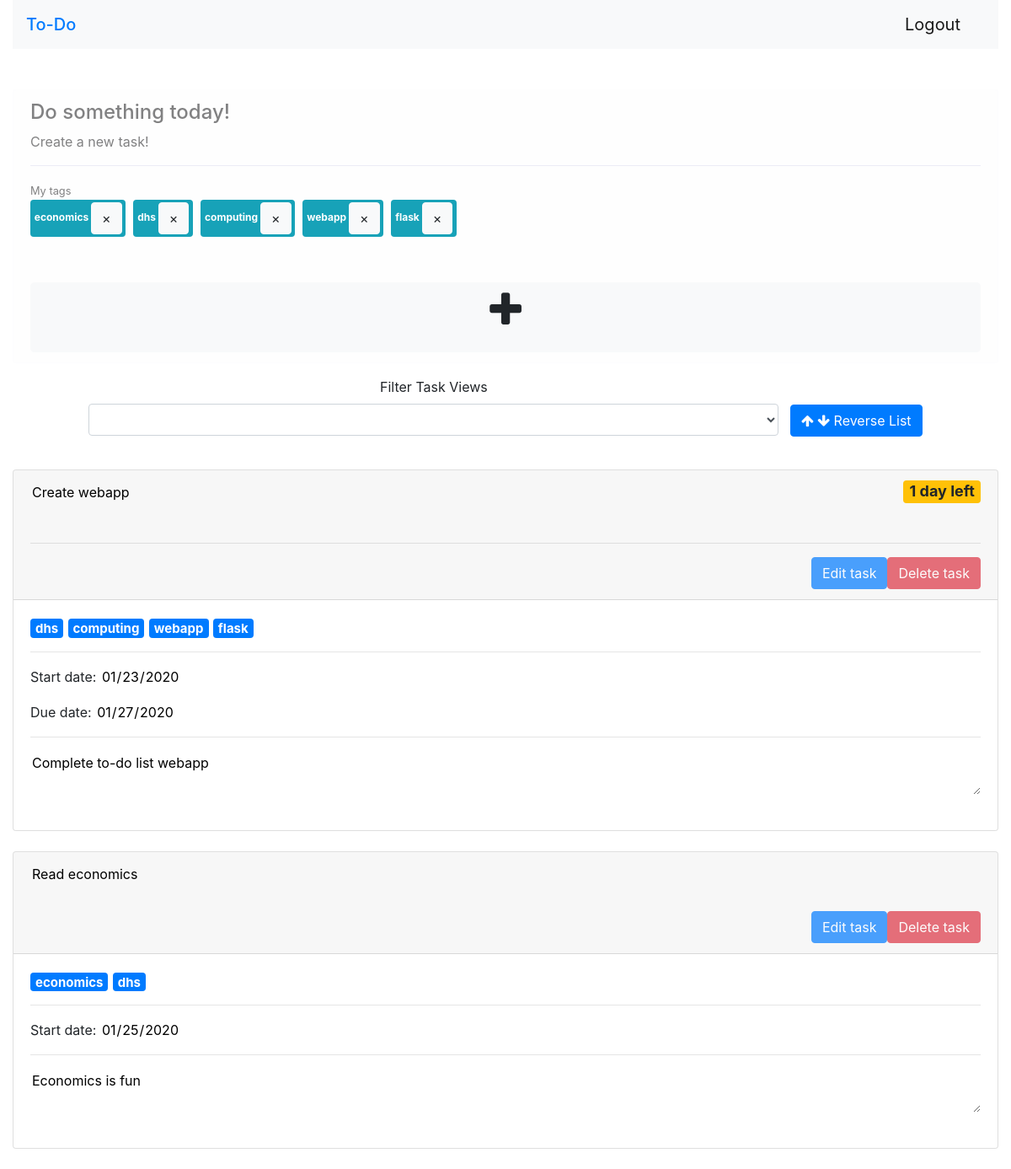
The app's page /todo (signed in), older data.
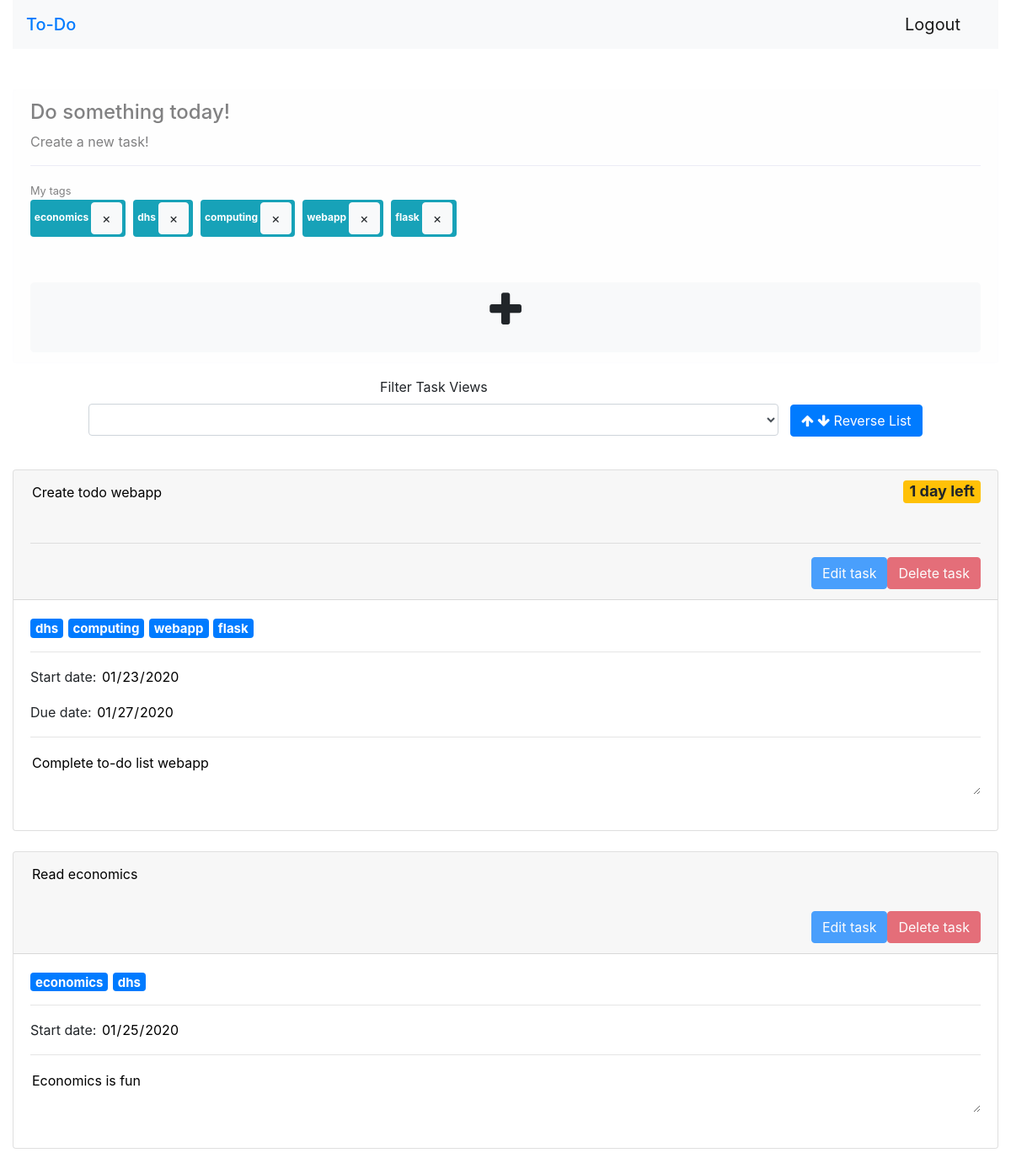
The same page, newer data.
### app.py (models this page shows)
class Tags (db.Model):
    id = db.Column(db.Integer, primary_key=True)
    tag = db.Column(db.String(100))
    user_id = db.Column(db.Integer, db.ForeignKey("user.id"))

class ToDo (db.Model):
    id = db.Column(db.Integer, primary_key=True)
    title = db.Column(db.String(255), index=True)
    tag = db.Column(db.String(100), index=True)
    body = db.Column(db.Text)
    start_date = db.Column(db.DateTime)
    due_date = db.Column(db.DateTime, index=True)
    completed = db.Column(db.Boolean, default=False, index=True)
    user_id = db.Column(db.Integer, db.ForeignKey("user.id"))

### app.py (the view, shortened to what this page needs)
@app.route("/todo", methods=["GET", "POST"])
def todo():
    if not current_user.is_authenticated:
        return redirect(url_for("index"))
    user_todos = []
    if (session and "filter_views" in session and
        session["filter_views"] != "filter_date_added"):
        filter_view = session["filter_views"]
        user_todos = current_user.todo_items.all()
        if filter_view == "filter_due_date":
            todos_dated = []
            todos_dated_dict = {}
            todos_dated_counter = 0
            todos_undated = []
            for todo in user_todos:
                if todo.due_date:
                    todos_dated.append((todo.due_date, todos_dated_counter))
                    todos_dated_dict[todos_dated_counter] = todo
                    todos_dated_counter += 1
                else:
                    todos_undated.append(todo)
            todos_dated.sort()
            user_todos = []
            for todo in todos_dated:
                user_todos.append(todos_dated_dict[todo[1]])
            for todo in todos_undated:
                user_todos.append(todo)
        else:
            todos_tag = []
            todos_tag_counter = 0
            todos_tag_dict = {}
            for todo in user_todos:
                todos_tag.append((todo.tag.count(","), todos_tag_counter))
                todos_tag_dict[todos_tag_counter] = todo
                todos_tag_counter += 1
            todos_tag.sort()
            user_todos = []
            for todo in todos_tag:
                user_todos.append(todos_tag_dict[todo[1]])
    else:
        user_todos = current_user.todo_items.all()
    todos = []
    for user_todo in user_todos:
        start_date = user_todo.start_date
        due_date = user_todo.due_date
        days_left = ""
        if start_date and due_date:
            today_date = datetime.now()
            if start_date <= today_date <= due_date:
                days_left = due_date-today_date
                if "days" in str(days_left) or "day" in str(days_left):
                    days_left = str(days_left)
                    days_left = days_left[:days_left.find(",")] + " left"
        if start_date:
            start_date = start_date.strftime("%d/%m/%Y")
        if due_date:
            due_date = due_date.strftime("%d/%m/%Y")
        todo_tag = []
        if len(user_todo.tag) > 0:
            todo_tag = user_todo.tag.split(",")
            count = todo_tag.count("")
            for x in range(count):
                todo_tag.remove("")
        todos.append({"Title": user_todo.title, "Body": user_todo.body,
                      "Tag": todo_tag, "Start date": start_date,
                      "Due date": due_date, "Days left": days_left,
                      "id": user_todo.id})
    user_tags = current_user.tag_items.all()
    tags = []
    for user_tag in user_tags:
        tags.append(user_tag.tag)
    if session and "filter_views" in session:
        filter_view = session["filter_views"]
        session.pop("filter_views")
        if filter_view == "filter_date_added":
            filter_view = "Sort by date added"
        elif filter_view == "filter_due_date":
            filter_view = "Sort by due date"
        else:
            filter_view = "Sort by number of tags"
    else:
        filter_view = ""
    return render_template("todo.html", todos=todos, todos_json=json.dumps(todos), tags=tags, filter_view=filter_view)

### app.py (called while the page is built)
@login.user_loader
def load_user(id):
    return User.query.get(int(id))

### templates/todo.html (shortened to what this page needs)
{% extends "template.html" %}
{% block content %}
<div class="alert alert-light" role="alert">
    <h4 class="alert-heading">Do something today!</h4>
    <p>
        Create a new task!
    </p>
    <hr/>
    {% if tags %}
        <small>My tags</small><br>
        {% for tag in tags %}
            <div style="display:inline">
                <span class="badge badge-info"><div style="display:inline">{{tag}}</div>
                    <button class='btn btn-small btn-light tag' onclick="clear_tag(this)">&times</button>
                </span>&nbsp
            </div>
        {% endfor %}
        <br/><br/>
    {% endif %}
    <form method="post"><input type="submit" id="delete_tag" name="delete_tag" value="" style="visibility:hidden;"/></form>
    <p class="mb-0">
        <button type="button" id="add_task" class="btn btn-light btn-lg btn-block"
                data-toggle="modal" data-target="#add_task_modal">
            <i class="fa fa-plus" style="font-size:48px;"></i
        </button>
    </p>
</div>
{% include "todo_page/filter_task_views.html" %}
<br/>
{% include "todo_page/display_task.html" %}
{% endblock content %}

### templates/template.html (shortened to what this page needs)
<!DOCTYPE html>
<html lang="en">
<head>
    <link rel="stylesheet" href="https://cdnjs.cloudflare.com/ajax/libs/font-awesome/4.7.0/css/font-awesome.min.css">
    <link rel="stylesheet" href="https://stackpath.bootstrapcdn.com/bootstrap/4.3.1/css/bootstrap.min.css">
</head>
<body>
    <div class="container-fluid">
        <nav class="navbar navbar-light bg-light">
            <span class="navbar-brand mb-0 h1"><a href="/" style="text-decoration:none;">To-Do</a></span>
            <ul class="nav justify-content-end">
                <li class="nav-item" style="visibility:hidden;" id="logout_button">
                    <form method="post"><button type="submit" name="logout" class="btn navbar-brand mb-0 h1">Logout</button></form>
                </li>
            </ul>
        </nav>
        <br/><br/>
        {% block content %}
        {% endblock content %}
    </div>
</body>
</html>

### templates/todo_page/filter_task_views.html (shortened to what this page needs)
<center>
  <div style="display:inline-block; width:70%;">
    <form id="filter_form" method="post" onchange="handle_filter();">
      <div class="form-group">
        <label for="filter_views">Filter Task Views</label>
        <select class="form-control" name="filter_views" id="filter_views">
          <option>{{filter_view}}</option>
          <option value="filter_date_added">Sort by date added</option>
        </select>
      </div>
    </form>
  </div>
    <button name="reverse_filter" onclick="filter_reverse();" class="btn btn-primary" style="display:inline-block">
      <i class="fa fa-arrow-up" aria-hidden="true"></i>
      <i class="fa fa-arrow-down" aria-hidden="true"></i>
      Reverse List
    </button>
</center>

### templates/todo_page/display_task.html (shortened to what this page needs)
<div id="todo_list">
  {% for todo in todos %}
    {% set todo_id=todo["id"] %}
    {% set edit_form_id="edit_form_"+(todo_id|string) %}
    <form method="post" id={{edit_form_id}}>
      <div class="card">
          <div class="card-header">
              {% set title_id="title_"+(todo_id|string) %}
              <textarea id={{title_id}} name={{title_id}} class="edit_task_data" style="background:transparent; border-style:none; resize:none;" readonly>{{todo["Title"]}}</textarea>
              {% if todo["Days left"]|length > 0 %}
                  <h4 style="display:inline-block; float:right;">
                    <span style="display:inline-block; float:right;" class="badge badge-warning">{{todo["Days left"]}}</span>
                  </h4>
                  <hr/>
              {% endif %}
                  {% with delete_modal_id="delete_task_"+(todo['id']|string) %}
                    <div class="delete_task_panel">
                      {% set delete_modal_target="#"+delete_modal_id %}
                      <button type="button" style="float:right; opacity:70%;"
                              class="btn btn-danger" data-toggle="modal" name={{delete_modal_id}}
                              value={{todo_id}} data-target={{delete_modal_target}} onclick="event.preventDefault();return false;">
                          Delete task
                      </button>
                    </div>
                  {% endwith %}
                  <button type="button" style="float:right; opacity:70%;" class="btn btn-primary" value={{todo_id}} onclick="edit_task(this);">Edit task</button>
                  {% set submit_edited_id="submit_edited_"+(todo['id']|string) %}
                  {% set abandon_edited_id="abandon_edited_"+(todo['id']|string) %}
          </div>
          <div class="card-body">
              <h5 class="card-title">
                  {% for tag in todo["Tag"] %}
                      <span class="badge badge-primary">{{tag}}</span>
                  {% endfor %}
              </h5>
              <hr/>
              {% set start_date_id="start_date_"+(todo_id|string) %}
              <p>
                {% if todo["Start date"] != None %}
                  Start date: <input type="date" class="edit_task_data" style="border:none; color:black;" name={{start_date_id}} id={{start_date_id}} readonly/>
                {% else %}
                  <div class="hidden_editable_fields" style="display:none;">
                    Start date: <input type="date" class="edit_task_data" style="border:none; color:black;" name={{start_date_id}} id={{start_date_id}} readonly/>
                  </div>
                {% endif %}
              </p>
              {% set due_date_id="due_date_"+(todo_id|string) %}
              <p>
                {% if todo["Due date"] != None %}
                  Due date: <input type="date" class="edit_task_data" style="border:none; color:black;" name={{due_date_id}} id={{due_date_id}} readonly/>
                {% else %}
                  <div class="hidden_editable_fields" style="display:none;">
                    Due date: <input type="date" class="edit_task_data" style="border:none; color:black;" name={{due_date_id}} id={{due_date_id}} readonly/>
                  </div>
                {% endif %}
                </p>
              <hr/>
              <p class="card-text">
                {% set body_id="body_"+(todo_id|string) %}
                <textarea id={{body_id}} name={{body_id}} class="edit_task_data" style="border-style:none; width:100%;" readonly>{{todo["Body"]}}</textarea>
              </p>
              {% set edit_error="edit_task_error_"+(todo_id|string) %}
           </div>
      </div>
    </form>
    <br/>
  {% endfor %}
</div>

Row changes from the older to the newer data that the page shows:
changed ToDo "Complete to-do list webapp": Title "Create webapp" → "Create todo webapp"
